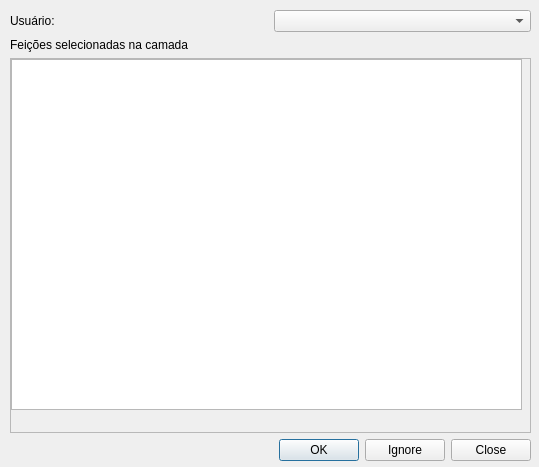
<?xml version="1.0" encoding="UTF-8"?>
<ui version="4.0">
 <class>taskmanagerDialogBase</class>
 <widget class="QDialog" name="taskmanagerDialogBase">
  <property name="geometry">
   <rect>
    <x>0</x>
    <y>0</y>
    <width>539</width>
    <height>467</height>
   </rect>
  </property>
  <property name="windowTitle">
   <string>Gerenciador de Tarefas</string>
  </property>
  <widget class="QWidget" name="verticalLayoutWidget">
   <property name="geometry">
    <rect>
     <x>10</x>
     <y>10</y>
     <width>521</width>
     <height>451</height>
    </rect>
   </property>
   <layout class="QVBoxLayout" name="verticalLayout">
    <item>
     <layout class="QHBoxLayout" name="horizontalLayout">
      <item>
       <widget class="QLabel" name="label">
        <property name="text">
         <string>Usuário:</string>
        </property>
       </widget>
      </item>
      <item>
       <widget class="QComboBox" name="comboBox"/>
      </item>
     </layout>
    </item>
    <item>
     <widget class="QLabel" name="label_2">
      <property name="text">
       <string>Feições selecionadas na camada </string>
      </property>
     </widget>
    </item>
    <item>
     <layout class="QHBoxLayout" name="horizontalLayout_3">
      <item>
       <widget class="QScrollArea" name="scrollArea">
        <property name="widgetResizable">
         <bool>true</bool>
        </property>
        <widget class="QWidget" name="scrollAreaWidgetContents">
         <property name="geometry">
          <rect>
           <x>0</x>
           <y>0</y>
           <width>515</width>
           <height>351</height>
          </rect>
         </property>
         <widget class="QTableView" name="tableView">
          <property name="geometry">
           <rect>
            <x>0</x>
            <y>0</y>
            <width>511</width>
            <height>351</height>
           </rect>
          </property>
         </widget>
        </widget>
       </widget>
      </item>
     </layout>
    </item>
    <item>
     <layout class="QHBoxLayout" name="horizontalLayout_2">
      <item>
       <widget class="QDialogButtonBox" name="buttonBox">
        <property name="orientation">
         <enum>Qt::Horizontal</enum>
        </property>
        <property name="standardButtons">
         <set>QDialogButtonBox::Close|QDialogButtonBox::Ignore|QDialogButtonBox::Ok</set>
        </property>
       </widget>
      </item>
     </layout>
    </item>
   </layout>
  </widget>
 </widget>
 <resources/>
 <connections/>
</ui>
